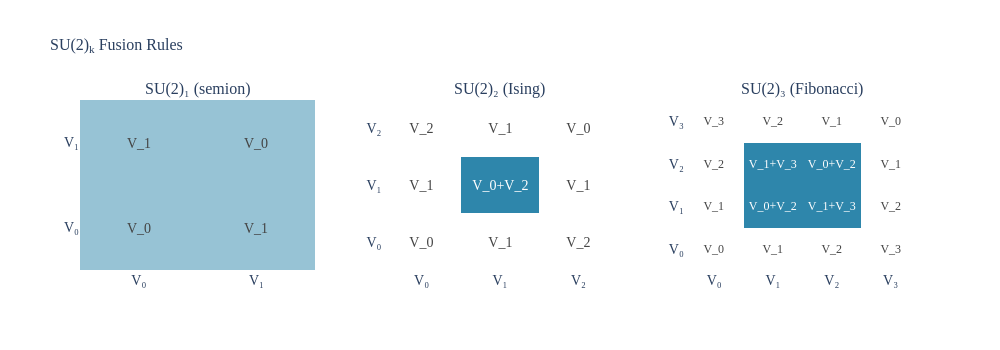

The cell this chart's notebook holds for it:
### Code cell
# viz-ref: fig_su2k_fusion_tables
fig = fig_su2k_fusion_tables()
fig.show()

### Figure 1 — Plotly figure (JSON) as saved in the notebook; plotly's stock layout.template omitted (floating-point values rounded to 4 significant figures)
{"data": [{"colorscale": [[0, "white"], [1, "#2E86AB"]], "hovertemplate": "V_%{y} ⊗ V_%{x} = %{text}<extra></extra>", "showscale": false, "text": [["V_0", "V_1"], ["V_1", "V_0"]], "texttemplate": "%{text}", "type": "heatmap", "x": ["V₀", "V₁"], "xaxis": "x", "y": ["V₀", "V₁"], "yaxis": "y", "z": [[1, 1], [1, 1]]}, {"colorscale": [[0, "white"], [1, "#2E86AB"]], "hovertemplate": "V_%{y} ⊗ V_%{x} = %{text}<extra></extra>", "showscale": false, "text": [["V_0", "V_1", "V_2"], ["V_1", "V_0+V_2", "V_1"], ["V_2", "V_1", "V_0"]], "texttemplate": "%{text}", "type": "heatmap", "x": ["V₀", "V₁", "V₂"], "xaxis": "x2", "y": ["V₀", "V₁", "V₂"], "yaxis": "y2", "z": [[1, 1, 1], [1, 2, 1], [1, 1, 1]]}, {"colorscale": [[0, "white"], [1, "#2E86AB"]], "hovertemplate": "V_%{y} ⊗ V_%{x} = %{text}<extra></extra>", "showscale": false, "text": [["V_0", "V_1", "V_2", "V_3"], ["V_1", "V_0+V_2", "V_1+V_3", "V_2"], ["V_2", "V_1+V_3", "V_0+V_2", "V_1"], ["V_3", "V_2", "V_1", "V_0"]], "texttemplate": "%{text}", "type": "heatmap", "x": ["V₀", "V₁", "V₂", "V₃"], "xaxis": "x3", "y": ["V₀", "V₁", "V₂", "V₃"], "yaxis": "y3", "z": [[1, 1, 1, 1], [1, 2, 2, 1], [1, 2, 2, 1], [1, 1, 1, 1]]}], "layout": {"annotations": [{"font": {"size": 16}, "showarrow": false, "text": "SU(2)₁ (semion)", "x": 0.14, "xanchor": "center", "xref": "paper", "y": 1.0, "yanchor": "bottom", "yref": "paper"}, {"font": {"size": 16}, "showarrow": false, "text": "SU(2)₂ (Ising)", "x": 0.5, "xanchor": "center", "xref": "paper", "y": 1.0, "yanchor": "bottom", "yref": "paper"}, {"font": {"size": 16}, "showarrow": false, "text": "SU(2)₃ (Fibonacci)", "x": 0.86, "xanchor": "center", "xref": "paper", "y": 1.0, "yanchor": "bottom", "yref": "paper"}], "font": {"family": "CMU Serif, Computer Modern, Times New Roman, serif", "size": 14}, "height": 350, "paper_bgcolor": "white", "plot_bgcolor": "white", "title": {"font": {"family": "CMU Serif, Computer Modern, Times New Roman, serif", "size": 16}, "text": "SU(2)<sub>k</sub> Fusion Rules"}, "width": 1000, "xaxis": {"anchor": "y", "domain": [0.0, 0.28]}, "xaxis2": {"anchor": "y2", "domain": [0.36, 0.64]}, "xaxis3": {"anchor": "y3", "domain": [0.72, 1.0]}, "yaxis": {"anchor": "x", "domain": [0.0, 1.0]}, "yaxis2": {"anchor": "x2", "domain": [0.0, 1.0]}, "yaxis3": {"anchor": "x3", "domain": [0.0, 1.0]}}}
